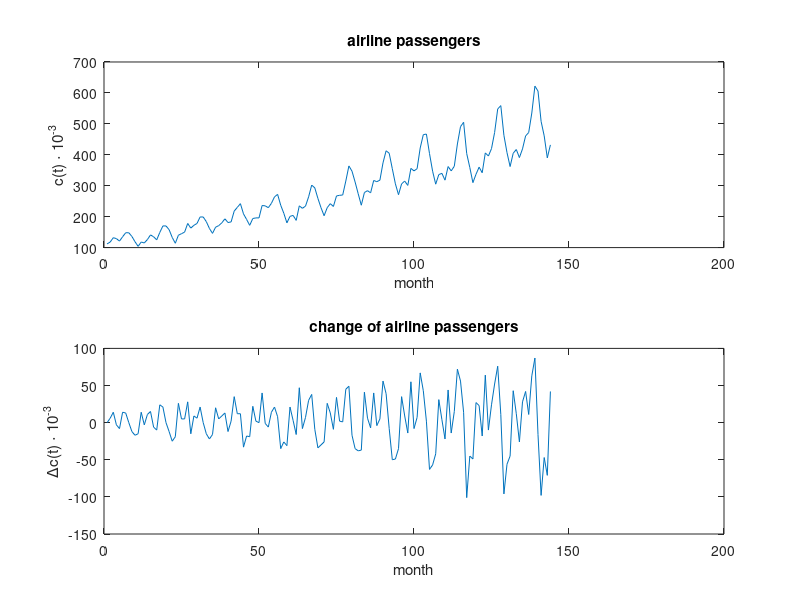

The MATLAB source for this figure: (Note: this script raises an error after producing the figure.)
% attempting to follow the StackExchange answer http://stats.stackexchange.com/a/9017/26843

clear all;
close all;
addpath '..';

MAX_DISPLAYED_LAGS=40;

% read in the airline series
fileID = fopen('international-airline-passengers.csv', 'r');
A = textscan(fileID, '"%d-%d";%d', 'headerLines', 1);
fclose(fileID);

years = A{1};
months = A{2};
passengers = double(A{3});

clear fileID A;

N = numel(passengers);

% differentiate once
d_passengers = [0; diff(passengers)];

% simple plot

figure;
subplot(2,1,1);
plot(passengers);
xlabel('month');
ylabel('c(t) \cdot 10^{-3}');
title('airline passengers');

subplot(2,1,2);
plot(d_passengers);
xlabel('month');
ylabel('\Deltac(t) \cdot 10^{-3}');
title('change of airline passengers');

lags = 0:MAX_DISPLAYED_LAGS;
acf = my_corr(passengers, passengers, lags);
dacf = my_corr(d_passengers, d_passengers, lags);

pacf = my_pacf(passengers, MAX_DISPLAYED_LAGS);
dpacf = my_pacf(d_passengers, MAX_DISPLAYED_LAGS);

% confidence bands for 95% confidence of the null hypothesis (i.e. no correlation)
% https://en.wikipedia.org/wiki/Correlogram
% https://en.wikipedia.org/wiki/1.96
PACF_conf_x = [lags, fliplr(lags)];
PACF_conf_y = [ones(size(lags))*1.96/sqrt(N), fliplr(-ones(size(lags)))*1.96/sqrt(N)];

% confidence bands for 95% confidence of the null hypothesis (i.e. no correlation)
% the ACF confidence bands are using the Bartlett approximation describe on
% https://en.wikipedia.org/wiki/Correlogram
bartlett_conf = zeros(1, MAX_DISPLAYED_LAGS+1);
acf_squared = acf.^2;
for i=1:MAX_DISPLAYED_LAGS
    bartlett_conf(i+1) = 1.96*sqrt( (1 + 2*sum(acf_squared(2:i))) / N);
end

ACF_conf_x  = [lags, fliplr(lags)];
%ACF_conf_y  = [ones(1, numel(lags))*1.96/sqrt(N), fliplr(-ones(1, numel(lags)))*1.96/sqrt(N)];
ACF_conf_y  = [bartlett_conf, fliplr(-bartlett_conf)];

figure;
subplot(2,2,1);
stem(lags, acf, ':o', 'filled', 'MarkerSize', 3);
title('Sample ACF c(t)');
xlabel('lag')
ylabel('\rho( k)')
xlim([0 MAX_DISPLAYED_LAGS]);

hold on 
fill(ACF_conf_x, ACF_conf_y, 1,...
        'FaceColor', [0 0 0], ...
        'EdgeColor', 'none', ...
        'FaceAlpha', 0.1);

% send the filled are to the background
set(gca, 'children', flipud(get(gca, 'children')));

subplot(2,2,3);
stem(lags(1:MAX_DISPLAYED_LAGS), pacf(1:MAX_DISPLAYED_LAGS), ':o', 'filled', 'MarkerSize', 3);
title('Sample PACF c(t)');
xlabel('lag k')
ylabel('\alpha(k)')
xlim([0 MAX_DISPLAYED_LAGS]);

hold on 
fill(PACF_conf_x, PACF_conf_y, 1,....
        'FaceColor', [0 0 0], ...
        'EdgeColor', 'none', ...
        'FaceAlpha', 0.1);
set(gca, 'children', flipud(get(gca, 'children')));

% The autocorrelogram of the differentiated time series
% shows a strong seasonality of 12 lags (i.e. months).
% This can also be seen in the sample partial autocorrelogram.

subplot(2,2,2);
stem(lags, dacf, ':o', 'filled', 'MarkerSize', 3);
title('Sample ACF \Deltac(t)');
xlabel('lag')
ylabel('\rho( k)')
xlim([0 MAX_DISPLAYED_LAGS]);

hold on 
fill(ACF_conf_x, ACF_conf_y, 1,....
        'FaceColor', [0 0 0], ...
        'EdgeColor', 'none', ...
        'FaceAlpha', 0.1);
set(gca, 'children', flipud(get(gca, 'children')));

subplot(2,2,4);
stem(lags(1:MAX_DISPLAYED_LAGS), dpacf(1:MAX_DISPLAYED_LAGS), ':o', 'filled', 'MarkerSize', 3);
title('Sample PACF \Deltac(t)');
xlabel('lag k')
ylabel('\alpha(k)')
xlim([0 MAX_DISPLAYED_LAGS]);

hold on 
fill(PACF_conf_x, PACF_conf_y, 1,....
        'FaceColor', [0 0 0], ...
        'EdgeColor', 'none', ...
        'FaceAlpha', 0.1);
set(gca, 'children', flipud(get(gca, 'children')));